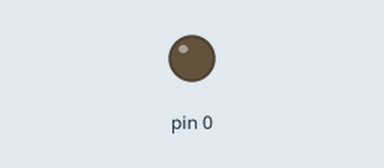
This sketch was run on a simulated Arduino Uno, built with avr-gcc and run on an emulated ATmega328P. On the bench: output pins drawn as LEDs (lit = HIGH).

Above: at 0.6 s.
At 2.5 s:
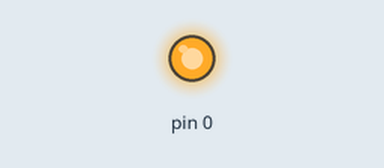
Timing chart, 0 to 6.8 s (numbered marks = the images above):
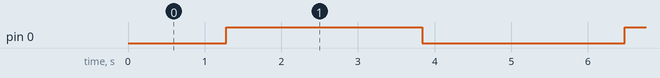

The sketch:

Blink_mod.ino
```cpp
// the setup function runs once when you press reset or power the board
void setup() {
  pinMode(0, OUTPUT);

}

// the loop function runs over and over again forever
void loop() {

  int totalwait = 10;

  shineup(0,totalwait);
  fade(0,totalwait);
  delay(100);
  /*


  for (int i=5;i<14;i++)
  {
    shineup(i,totalwait);
  }

  delay(1000);

  for (int i=13;i>4;i--)
  {
    fade(i,totalwait);
  }


  */

}


void blink(int portnum, int delayt)
{
  digitalWrite(portnum, HIGH);
  delay(delayt);                       // wait for a second
  digitalWrite(portnum, LOW);
}

void shineup(int portnum, int delayt)
{
  for (int i=0; i<255; i++)
  {
    analogWrite(portnum,i);
    delay(delayt);
  }
}

void fade(int portnum, int delayt)
{
  for (int i=255; i>1; i--)
  {
    analogWrite(portnum,i);
    delay(delayt);
  }


  }
```

Measured:
- by itself, pin 0: alternates HIGH for 2.6 s and LOW for 2.6 s
